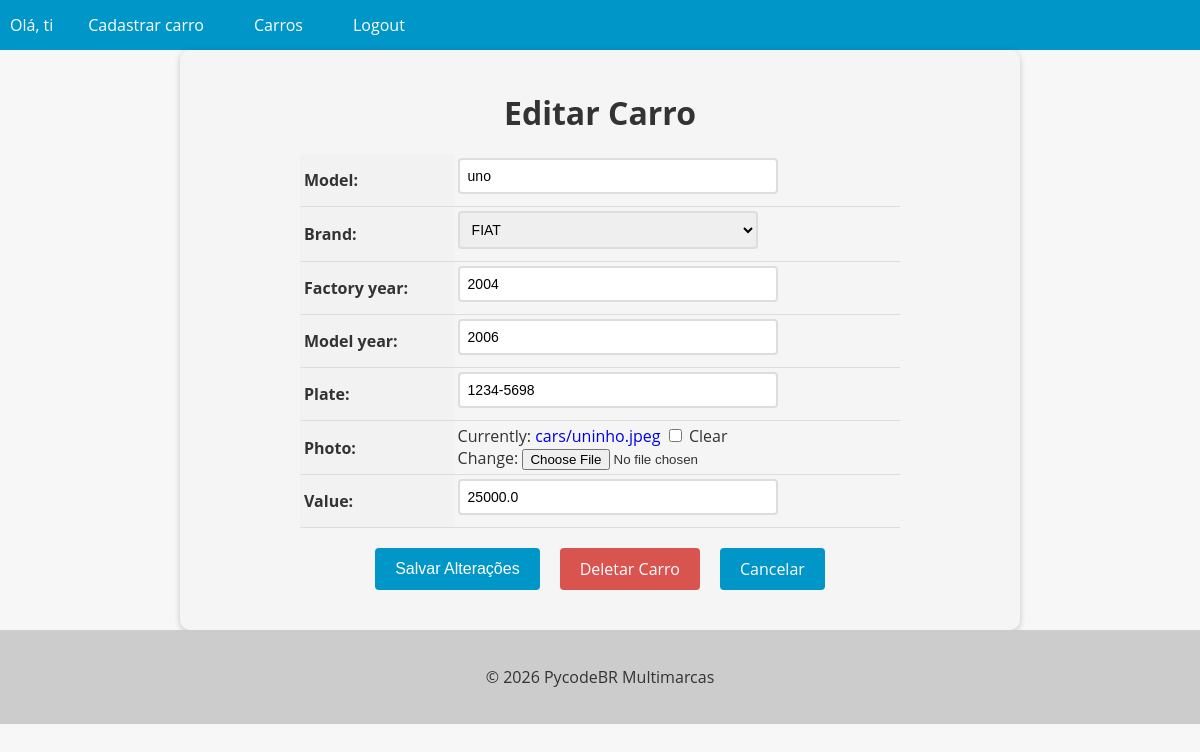
Before: /car/3/update (signed in) with the older database file.
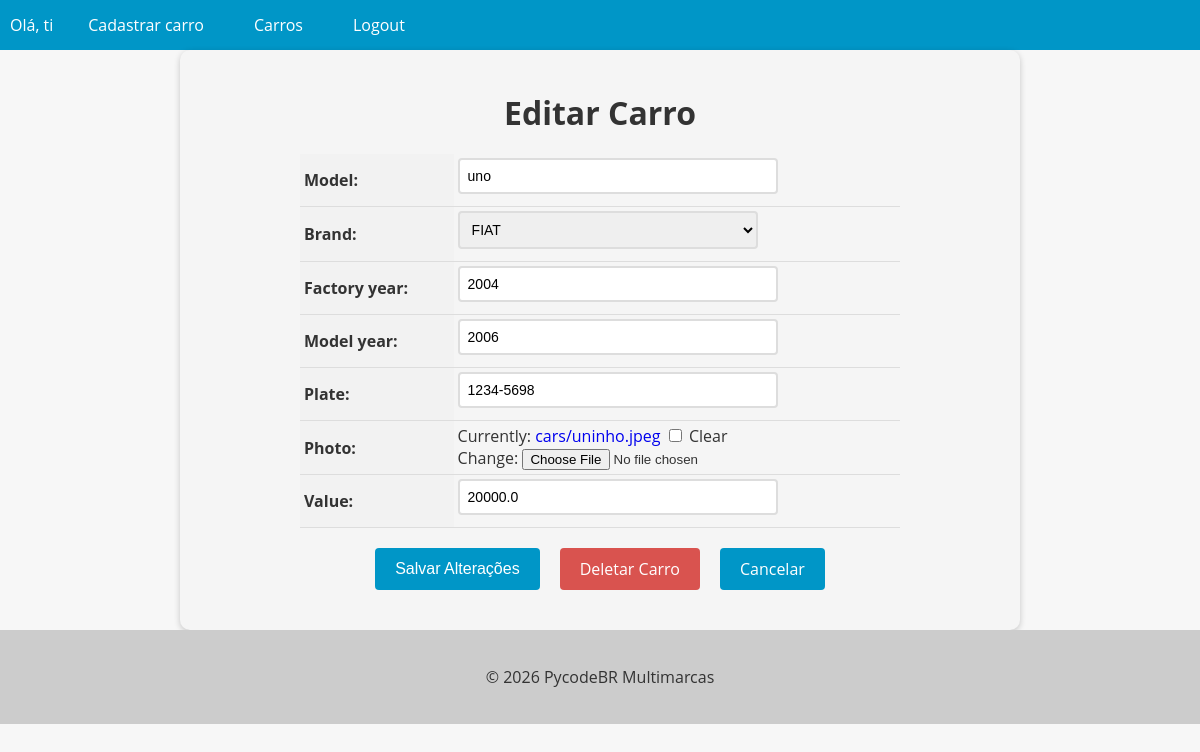
After: the same page with the newer database file.
### cars/models.py (models this page shows, shortened)
class Car(models.Model):
    id = models.AutoField(primary_key = True)
    model = models.CharField(max_length  = 200)
    brand = models.ForeignKey(Brand, on_delete = models.PROTECT, related_name = 'car_brand')
    factory_year = models.IntegerField(blank = True, null = True)
    model_year  = models.IntegerField(blank = True, null = True)
    plate = models.CharField(max_length = 10, blank = True, null = True)
    photo = models.ImageField(upload_to = 'cars/', blank = True, null = True)
    value =  models.FloatField(blank = True, null = True)

### cars/views.py (the view, shortened to what this page needs)
@method_decorator(login_required(login_url='login'), name='dispatch')
class CarUpdateView(UpdateView):
    model = Car
    form_class = CarModelForm
    template_name = 'car_update.html'
    context_object_name = 'car'
    success_url = '/cars/'

### cars/forms.py (shortened to what this page needs)
class CarModelForm(forms.ModelForm):
    class Meta:
        model = Car
        fields = '__all__'

### cars/models.py (called while the page is built)
    def __str__(self):
        return self.name

### cars/templates/car_update.html (shortened to what this page needs)
{% extends "base.html" %}
{% block content %}
  <form method="post" enctype="multipart/form-data">
    <h1>Editar Carro</h1>
    <table>
      {{ form.as_table }}
    </table>
    <div>
      <div class="buttons-container">
        <input type="submit" value="Salvar Alterações" class="btn btn-primary">
        <a href="{% url 'car_delete' pk=car.pk %}" class="btn btn-danger">Deletar Carro</a>
        <a href="{% url 'cars_list' %}" class="btn btn-secondary">Cancelar</a>
      </div>
    </div>
  </form>
{% endblock %}

Changed rows visible on the page:
changed Car "uno": value "25000.0" → "20000.0"
